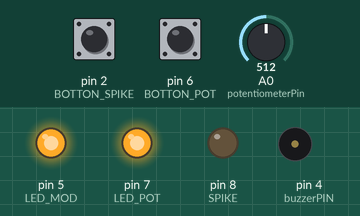
This sketch was run on a simulated Arduino Uno, built with avr-gcc and run on an emulated ATmega328P. Shown: output pins drawn as LEDs (lit = HIGH), buzzer (waves = sounding). Dashed ring = blinking. The inputs (shaded band) are chosen by the test bench; at power-on: A0 (potentiometerPin) = 512, pin 2 (BOTTON_SPIKE) LOW, pin 6 (BOTTON_POT) LOW. What the sketch prints to the serial monitor is not drawn.

Above: at 1.2 s.
1.3 s: A0 (potentiometerPin) set to 716
At 1.45 s:
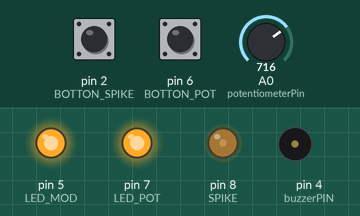
4.3 s: pin 2 (BOTTON_SPIKE) pulled HIGH for 0.15 s
7.4 s: pin 6 (BOTTON_POT) pulled HIGH for 3.2 s
At 11.4 s:
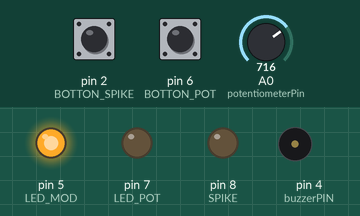
12.1 s: pin 2 (BOTTON_SPIKE) pulled HIGH for 1 s
15.1 s: pin 2 (BOTTON_SPIKE) pulled HIGH for 3.2 s
At 15.4 s:
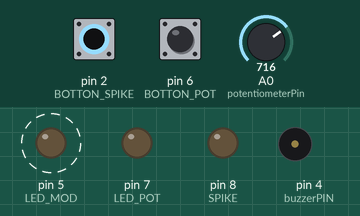
19.8 s: pin 6 (BOTTON_POT) pulled HIGH for 0.15 s
At 20.6 s:
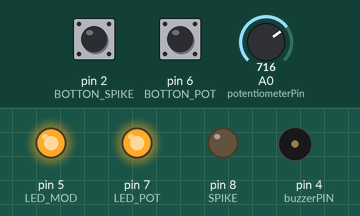
Timing chart, 0 to 23.8 s (numbered marks = the images above; inputs shaded):
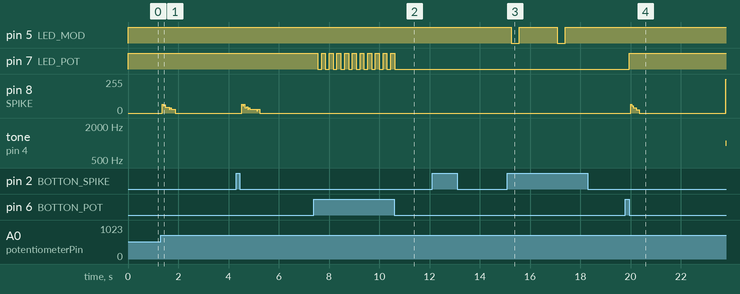

The sketch:

SpikeNeuralNetwork_Nauron1.ino
```cpp
/*
  Pietro Rignanese & Andrea Polenta
  Spiking Neural Network

  Intelligenza Artificiale

  Università Politecnica delle Marche
*/

int potentiometerPin = 0; //Pin Potenziometro A0
int value = 0;            //Valore del potenziometro
float tau = 0.2;          //Quantizzazione
float t = 0;              //Tempo
float v = -70;            //Potenziale membrana a riposo -70mV
float u = -20;            //Ripristino membrana -20mV

int BOTTON_SPIKE = 2;     //Bottone settaggio modalità di spike [Tonic Spiking , Phasic Spiking , Tonic Bursting , Phasic Bursting , ...]
int BOTTON_POT = 6;       //Bottone per disattivare o attivare l'uso del potenziometro
int mod = 0;              //Modalità attuale(settato a 0 = Tonic Spiking)
int LED_MOD = 5;          //LED modalità eccitatoria/inibitoria --> Identifica se la modalità inserita è inibitoria o eccitatoria
int pot_disable = 1;      //Variabile per verificare se il potenziometro e disabilitato o no
int LED_POT = 7;          //LED per verificare l'attivazione del potenziometro
int SPIKE = 8;            //Pin di SPIKE
int buzzerPIN = 4;        //Buzzer per identificare lo spike

float a = 0.02;           //Scala temporale di u
float b = 0.2;            //Sensibilità di recupero
int c = -65;              //Valore di ripristino dopo il picco v
float d = 6;              //Ripristino di u dopo il picco
float i = 14;             //Corrente di sinapsi

String OutputStr = "";    //Valori di output da accumulare per essere lettu sull'oscilloscopio

void setup()
{
  Serial.begin(234000); // Inizializzazione porta seriale a 234000

  //Settaggio bottone e modalità spike
  pinMode(BOTTON_SPIKE,INPUT);
  pinMode(BOTTON_POT, INPUT);
  pinMode(SPIKE, OUTPUT);
  mod = 0;
  pot_disable = 0;

  pinMode(buzzerPIN, OUTPUT);
  pinMode(LED_MOD, OUTPUT);
  pinMode(LED_POT, OUTPUT);

  digitalWrite(LED_MOD,HIGH);
  digitalWrite(LED_POT,HIGH);
  digitalWrite(SPIKE,LOW);
}

void loop()
{
  digitalWrite(SPIKE,LOW); //Viene ripristinato a 0 il segnale di avviso-spike per il neurone successivo
  if(digitalRead(BOTTON_POT) == HIGH)
  {
    //Resetto i valori di potenziale di membrana e recupero di mambrana
    v = -70;
    u = -20;

    pot_disable += 1;
    if(pot_disable > 1)
    {
      pot_disable = 0;
    }
    delay(150);
  }

//---------------SPIKE MODE--------------------------------
  //Controllo sul bottone per vedere la modalità attivata
  if(digitalRead(BOTTON_SPIKE)==HIGH)
  {
    //Resetto i valori
    v = -70;
    u = -20;

    tone(buzzerPIN, 500, 2); //Il buzzer suona
    mod += 1;
    if(mod > 11)
    {
      mod = 0;
    }

    //Accendiamo il led quando sono presenti modi eccitatori e lo spegniamo quando i modi sono inibitori
    if(mod > 9)
    {
      digitalWrite(LED_MOD,LOW);
    }
    else
    {
      digitalWrite(LED_MOD,HIGH);
    }
    delay(150);
  }

  if(mod == 0)
  {
    Serial.println("Tonic Spiking");
    a = 0.02; //Scala temporale di u
    b = 0.2;  //Sensibilità di recupero
    c = -65;  //Valore di ripristino dopo il picco v
    d = 6;    //Ripristino di u dopo il picco
    i = 14;
  }
  if(mod == 1)
  {
    Serial.println("Phasic Spiking");
    a = 0.02; //Scala temporale di u
    b = 0.25; //Sensibilità di recupero
    c = -65;  //Valore di ripristino dopo il picco v
    d = 6;    //Ripristino di u dopo il picco
    i = 0.5;
  }
  if(mod == 2)
  {
    Serial.println("Tonic Bursting");
    a = 0.02; //Scala temporale di u
    b = 0.2;  //Sensibilità di recupero
    c = -50;  //Valore di ripristino dopo il picco v
    d = 2;    //Ripristino di u dopo il picco
    i = 15;
  }
  if(mod == 3)
  {
    Serial.println("Phasic Bursting");
    a = 0.02; //Scala temporale di u
    b = 0.25; //Sensibilità di recupero
    c = -55;  //Valore di ripristino dopo il picco v
    d = 0.05; //Ripristino di u dopo il picco
    i = 0.6;
  }
  if(mod == 4)
  {
    Serial.println("Mixed Mode");
    a = 0.02; //Scala temporale di u
    b = 0.2;  //Sensibilità di recupero
    c = -55;  //Valore di ripristino dopo il picco v
    d = 6;    //Ripristino di u dopo il picco
    i = 10;
  }
  if(mod == 5)
  {
    Serial.println("Spike Frequency Adaption");
    a = 0.01; //Scala temporale di u
    b = 0.2;  //Sensibilità di recupero
    c = -65;  //Valore di ripristino dopo il picco v
    d = 8;    //Ripristino di u dopo il picco
    i = 30;
  }
  if(mod == 6)
  {
    Serial.println("Class 1");
    a = 0.02;   //Scala temporale di u
    b = - 0.1;  //Sensibilità di recupero
    c = -55;    //Valore di ripristino dopo il picco v
    d = 6;      //Ripristino di u dopo il picco
    i = 0;
  }
  if(mod == 7)
  {
    Serial.println("Class 2");
    a = 0.2;  //Scala temporale di u
    b = 0.26; //Sensibilità di recupero
    c = -65;  //Valore di ripristino dopo il picco v
    d = 0;    //Ripristino di u dopo il picco
    i = 0;
  }
  if(mod == 8)
  {
    Serial.println("Spike Latency");
    a = 0.02; //Scala temporale di u
    b = 0.2;  //Sensibilità di recupero
    c = -65;  //Valore di ripristino dopo il picco v
    d = 6;    //Ripristino di u dopo il picco
    i = 7;
  }
  if(mod == 9)
  {
    Serial.println("Resonator");
    a = 0.1;  //Scala temporale di u
    b = 0.26; //Sensibilità di recupero
    c = -60;  //Valore di ripristino dopo il picco v
    d = -1;   //Ripristino di u dopo il picco
    i = 0;
  }
  if(mod == 10)
  {
    Serial.println("Inhibition-induced spiking");
    a = -0.02;
    b = -1;
    c = -60;
    d = 8;
    i = 80;
  }
  if(mod == 11)
  {
    Serial.println("Inhibition-induced bursting");
    a = -0.026;
    b = -1;
    c = -45;
    d = 0;
    i = 80;
  }
//--------------------------------------------------------------

  value = analogRead(potentiometerPin) - 512; // Lettura valore potenziometro

  //------------Modello Di Izhikevich---------------------------
  //Controllo del potenziometro se è attivo o meno
  //Se il potenziomnetro è attivo viene letto, altrimenti gli viene dato un valore
  //indicativo alla corrente
  if(pot_disable == 0)
  {
    //Potenziometro attivo
    digitalWrite(LED_POT,HIGH);
    v +=  tau*(0.04 * (v * v) + (5 * v) + 140 - u + value);
  }
  else
  {
    //Potenziometro non attivo
    digitalWrite(LED_POT,LOW);
    v +=  tau*(0.04 * (v * v) + (5 * v) + 140 - u + i);
  }

  u +=  tau * a * (b * v - u);
  //------------------------------------------------------------

  OutputStr += v; //Linea rossa oscilloscopio
  OutputStr += ", ";

  if(pot_disable == 0)
  {
    //Potenziometro attivo
    OutputStr += value; //Linea verde oscilloscopio
  }
  else
  {
    //Potenziometro non attivo
    OutputStr += i  ; //Linea verde oscilloscopio
  }

  OutputStr += ", ";
  OutputStr += u; //Linea blu oscilloscopio
  Serial.println(OutputStr); // Stampo valori calcolati e li proietto sull'oscilloscopio

  //Controllo di picco per eventuale spike
  if(v > 30)
  {
    digitalWrite(SPIKE,HIGH); //Viene inviato il segnale al neurone successivo
    tone(buzzerPIN, 1000, 2); //Il buzzer suona
    v = c;
    u += d;
  }
  //Controllo per non farlo scendere sotto la soglia di "Potenziale di membrana a riposo"
  if(v < -80)
  {
    v = -80;
  }

  t = t + tau;
  OutputStr = "";

  delay(2); //Attesa di 2 ms
}
```

Measured:
- after the input at 1.3 s, pin 8 (SPIKE): 0/255 → 42/255 after 0.07 s, → 27/255 0.28 s later, → 0/255 0.24 s later
- after the input at 7.4 s, pin 7 (LED_POT): alternates HIGH for 0.15 s and LOW for 0.15 s, 21 changes in all, then stays LOW, starting after 0.15 s
- after the input at 15.1 s, pin 5 (LED_MOD): alternates HIGH for 1.5 s and LOW for 0.31 s, starting after 0.16 s
- after the input at 19.8 s, pin 7 (LED_POT): LOW → HIGH after 0.15 s; pin 8 (SPIKE): 0/255 → 40/255 after 0.22 s, → 26/255 0.20 s later, → 0/255 0.12 s later, → 255/255 3.5 s later; tone on pin 4 (buzzerPIN): silent → 1000 Hz after 4.0 s
